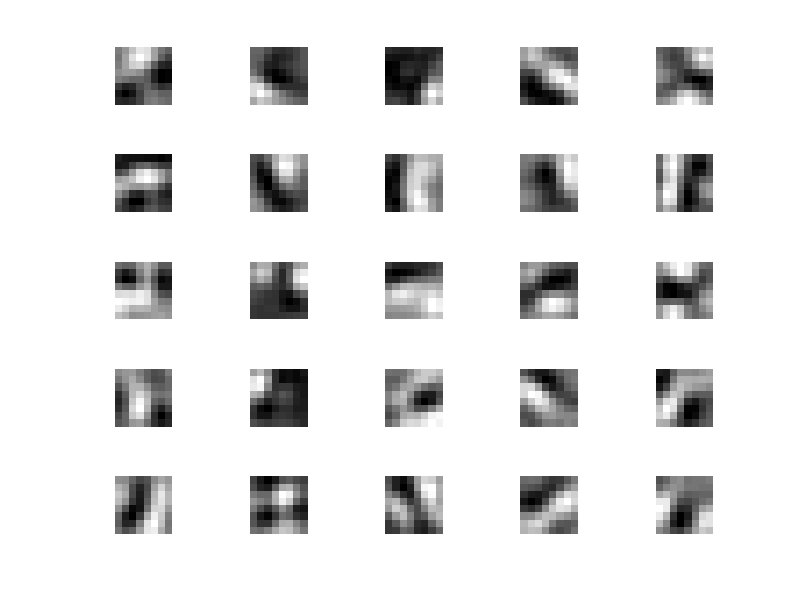

MATLAB code for this plot:
w=load('results25.txt');
[numOfImages, numOfPixels] = size(w);
inds = randperm(numOfImages);
numOfImages = 25;
d = sqrt(numOfPixels);
rows = floor(sqrt(numOfImages));
cols = ceil(numOfImages / rows);

for i=1:numOfImages
    subplot(rows, cols, i), imshow(reshape(w(inds(i),:),[d d]),[])
end
